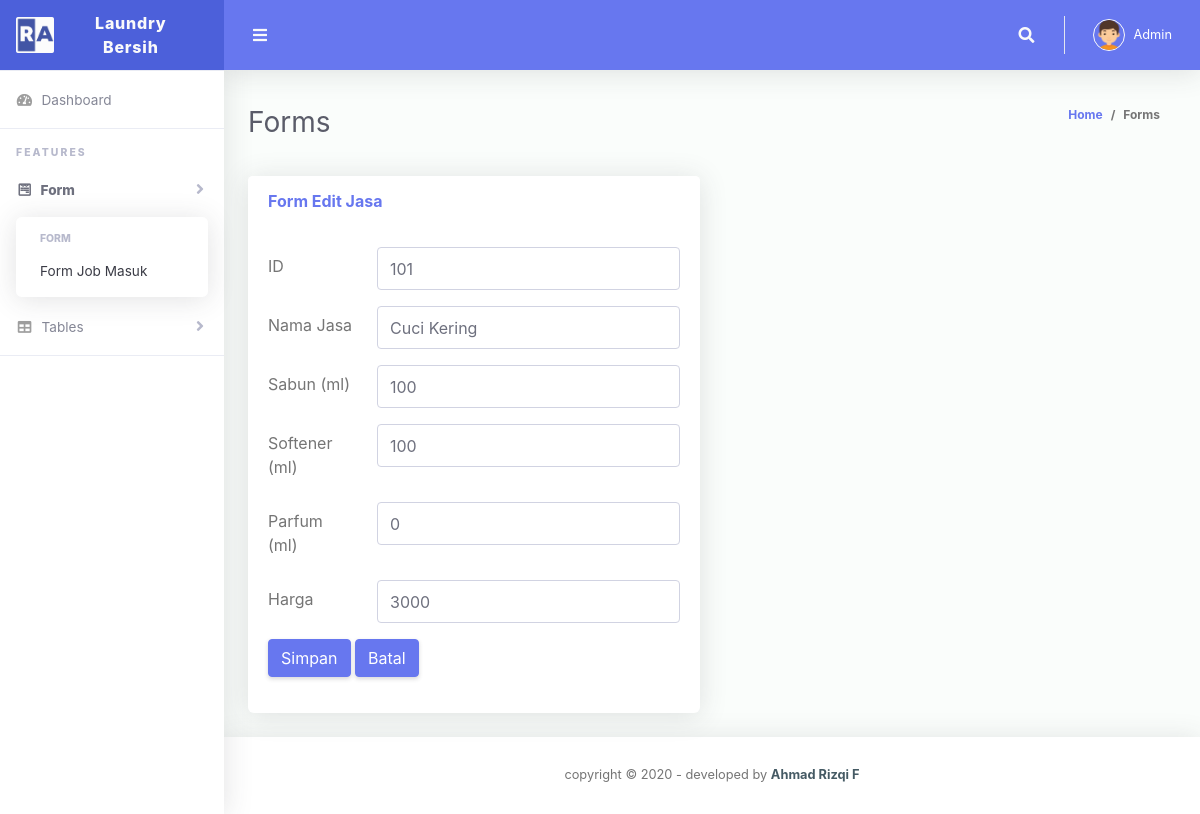
/lama/e_jasa.php?id=101, run on the app's committed database.
### tables this page shows
CREATE TABLE `t_jasa` (
  `id` varchar(4) NOT NULL,
  `nama` varchar(20) NOT NULL,
  `sabun` int(4) NOT NULL,
  `softener` int(4) NOT NULL,
  `parfum` int(4) NOT NULL,
  `harga` int(3) NOT NULL
);

### lama/e_jasa.php (the view, shortened to what this page needs)
<!DOCTYPE html>
<html lang="en">
<head>
  <link href="vendor/fontawesome-free/css/all.min.css" rel="stylesheet" type="text/css">
  <link href="vendor/bootstrap/css/bootstrap.min.css" rel="stylesheet" type="text/css">
  <link href="css/ruang-admin.min.css" rel="stylesheet">
</head>
<body id="page-top">
  <div id="wrapper">
    <ul class="navbar-nav sidebar sidebar-light accordion" id="accordionSidebar">
      <a class="sidebar-brand d-flex align-items-center justify-content-center" href="index.php">
        <div class="sidebar-brand-icon">
          <img src="img/logo/logo2.png">
        </div>
        <div class="sidebar-brand-text mx-3">Laundry Bersih</div>
      </a>
      <hr class="sidebar-divider my-0">
      <li class="nav-item">
        <a class="nav-link" href="index.php">
          <i class="fas fa-fw fa-tachometer-alt"></i>
          <span>Dashboard</span></a>
      </li>
      <hr class="sidebar-divider">
      <div class="sidebar-heading">
        Features
      </div>
      <li class="nav-item active">
        <a class="nav-link collapsed" href="#" data-toggle="collapse" data-target="#collapseForms" aria-expanded="true"
          aria-controls="collapseForms">
          <i class="fab fa-fw fa-wpforms"></i>
          <span>Form</span>
        </a>
        <div id="collapseForms" class="collapse show" aria-labelledby="heading" data-parent="#accordionSidebar">
          <div class="bg-white py-2 collapse-inner rounded">
            <h6 class="collapse-header">Form</h6>
            <a class="collapse-item" href="f_masuk.php">Form Job Masuk</a>
          </div>
        </div>
      </li>
      <li class="nav-item">
        <a class="nav-link collapsed" href="#" data-toggle="collapse" data-target="#collapseTable" aria-expanded="true"
          aria-controls="collapseTable">
          <i class="fas fa-fw fa-table"></i>
          <span>Tables</span>
        </a>
      </li>
      <hr class="sidebar-divider">
    </ul>
    <div id="content-wrapper" class="d-flex flex-column">
      <div id="content">
        <nav class="navbar navbar-expand navbar-light bg-navbar topbar mb-4 static-top">
          <button id="sidebarToggleTop" class="btn btn-link rounded-circle mr-3">
            <i class="fa fa-bars"></i>
          </button>
          <ul class="navbar-nav ml-auto">
            <li class="nav-item dropdown no-arrow">
              <a class="nav-link dropdown-toggle" href="#" id="searchDropdown" role="button" data-toggle="dropdown"
                aria-haspopup="true" aria-expanded="false">
                <i class="fas fa-search fa-fw"></i>
              </a>
            </li>
            <li class="nav-item dropdown no-arrow">
              <a class="nav-link dropdown-toggle" href="#" id="userDropdown" role="button" data-toggle="dropdown"
                aria-haspopup="true" aria-expanded="false">
                <img class="img-profile rounded-circle" src="img/boy.png" style="max-width: 60px">
                <span class="ml-2 d-none d-lg-inline text-white small">Admin</span>
              </a>
            </li>
          </ul>
        </nav>
        <div class="container-fluid" id="container-wrapper">
          <div class="d-sm-flex align-items-center justify-content-between mb-4">
            <h1 class="h3 mb-0 text-gray-800">Forms</h1>
            <ol class="breadcrumb">
              <li class="breadcrumb-item"><a href="./">Home</a></li>
              <li class="breadcrumb-item active" aria-current="page">Forms</li>
            </ol>
          </div>
          <div class="row">
            <div class="col-lg-6">
              <?php
              $mysqli = new mysqli("localhost","root","","db_laundry");
              $id = $_GET['id'];
              $data = mysqli_query($mysqli, "SELECT * FROM t_jasa WHERE id='".$id."'");
              while($d = mysqli_fetch_array($data)){
              ?>
              <div class="card mb-4">
                <form method="post" action="act/u_jasa.php">
                <div class="card-header py-3 d-flex flex-row align-items-center justify-content-between">
                  <h6 class="m-0 font-weight-bold text-primary">Form Edit Jasa</h6>
                </div>
                <div class="card-body">
                  <form>
                    <div class="form-group row">
                      <label for="inputEmail3" class="col-sm-3 col-form-label">ID</label>
                      <div class="col-sm-9">
                        <input type="text" class="form-control" id="inputEmail3" value="<?php echo $d['id']; ?>"name="id">
                      </div>
                    </div>
                    <div class="form-group row">
                      <label for="inputPassword3" class="col-sm-3 col-form-label">Nama Jasa</label>
                      <div class="col-sm-9">
                        <input type="text" class="form-control" id="inputPassword3" value="<?php echo $d['nama']; ?>" name="nama">
                      </div>
                    </div>
                    <div class="form-group row">
                      <label for="inputEmail3" class="col-sm-3 col-form-label">Sabun (ml)</label>
                      <div class="col-sm-9">
                        <input type="text" class="form-control" id="inputEmail3" value="<?php echo $d['sabun']; ?>" name="sabun">
                      </div>
                    </div>
                    <div class="form-group row">
                      <label for="inputEmail3" class="col-sm-3 col-form-label">Softener (ml)</label>
                      <div class="col-sm-9">
                        <input type="text" class="form-control" id="inputEmail3" value="<?php echo $d['softener']; ?>" name="softener">
                      </div>
                    </div>
                    <div class="form-group row">
                      <label for="inputEmail3" class="col-sm-3 col-form-label">Parfum (ml)</label>
                      <div class="col-sm-9">
                        <input type="text" class="form-control" id="inputEmail3" value="<?php echo $d['parfum']; ?>" name="parfum">
                      </div>
                    </div>
                    <div class="form-group row">
                      <label for="inputEmail3" class="col-sm-3 col-form-label">Harga</label>
                      <div class="col-sm-9">
                        <input type="text" class="form-control" id="inputEmail3" value="<?php echo $d['harga']; ?>" name="harga">
                      </div>
                    </div>
                    <div class="form-group row">
                      <div class="col-sm-10">
                        <button type="submit" class="btn btn-primary">Simpan</button>
                        <a href="datajasa.php" align="center" class="btn btn-primary">Batal</a>
                      </div>
                    </div>
                  </div>
                  </form>
                </div>
              </div>
            </div>
            <?php
             }
            ?>
      </div>
      <footer class="sticky-footer bg-white">
        <div class="container my-auto">
          <div class="copyright text-center my-auto">
            <span>copyright &copy; 2020 - developed by
              <b><a href="" >Ahmad Rizqi F</a></b>
            </span>
          </div>
        </div>
      </footer>
    </div>
  </div>
</body>
</html>

### data on the page
t_jasa: id "101", nama "Cuci Kering", sabun "100", softener "100", parfum "0", harga "3000"
